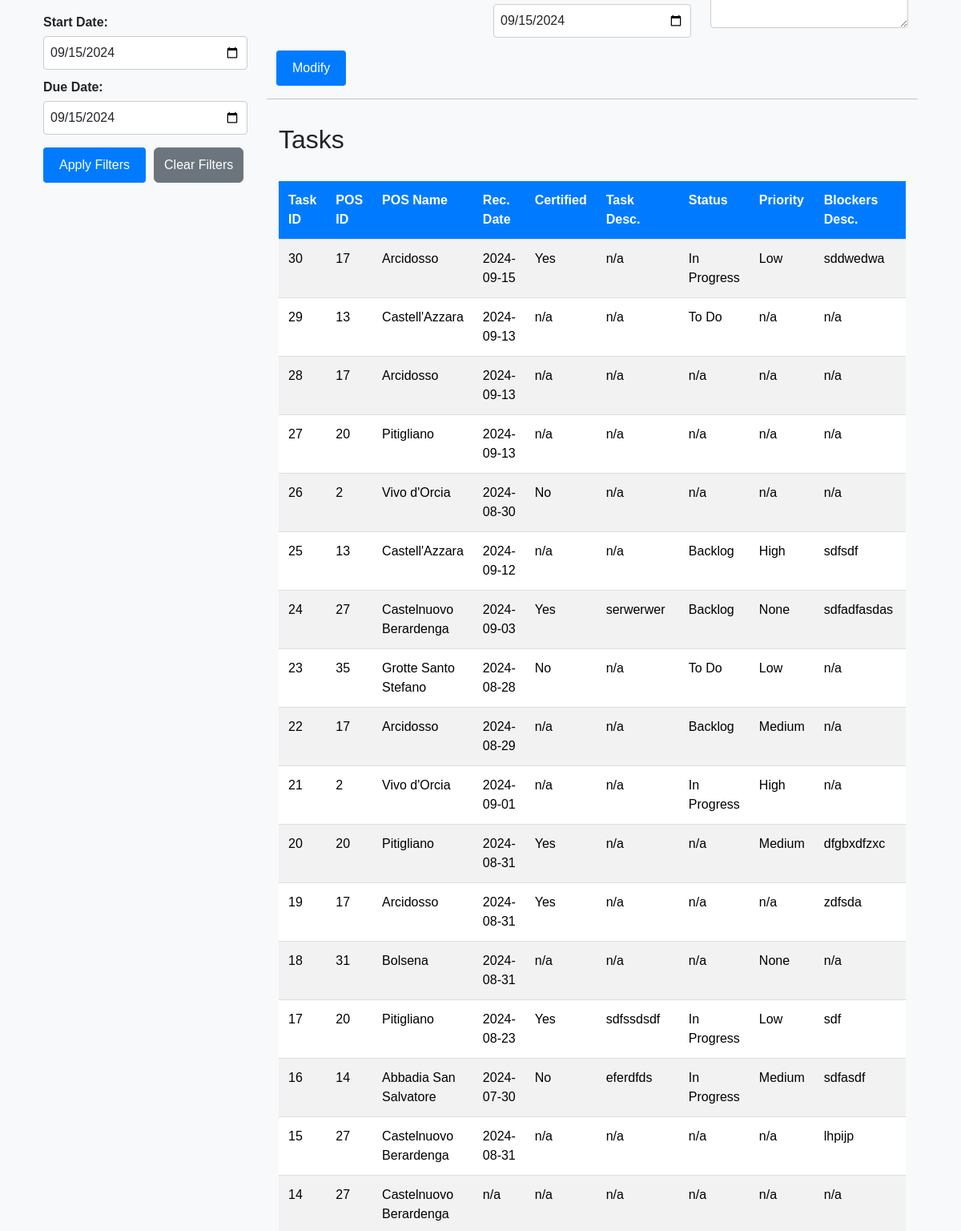
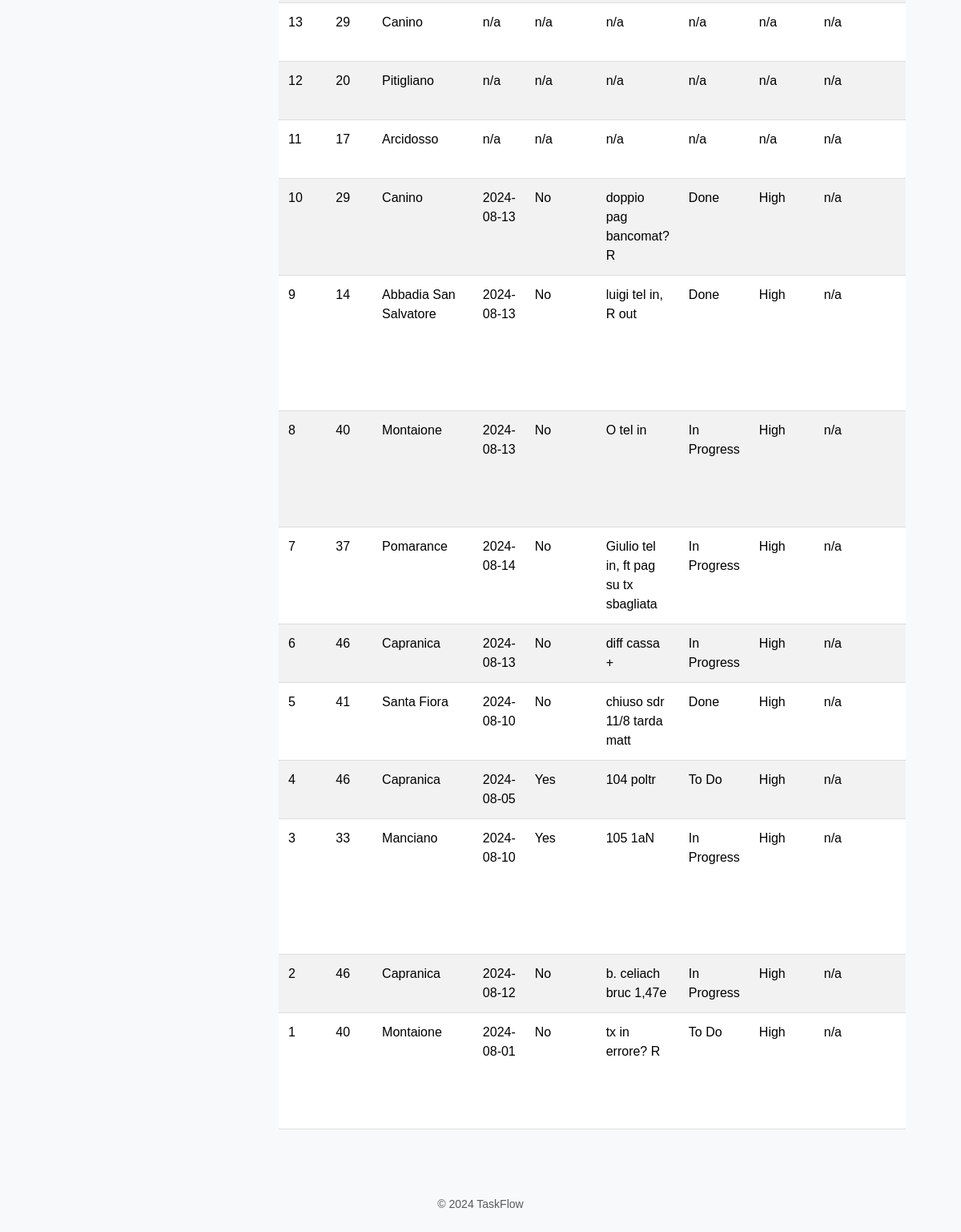
The app's page /modify (signed in, lower part), older data (2 pictures, top to bottom).
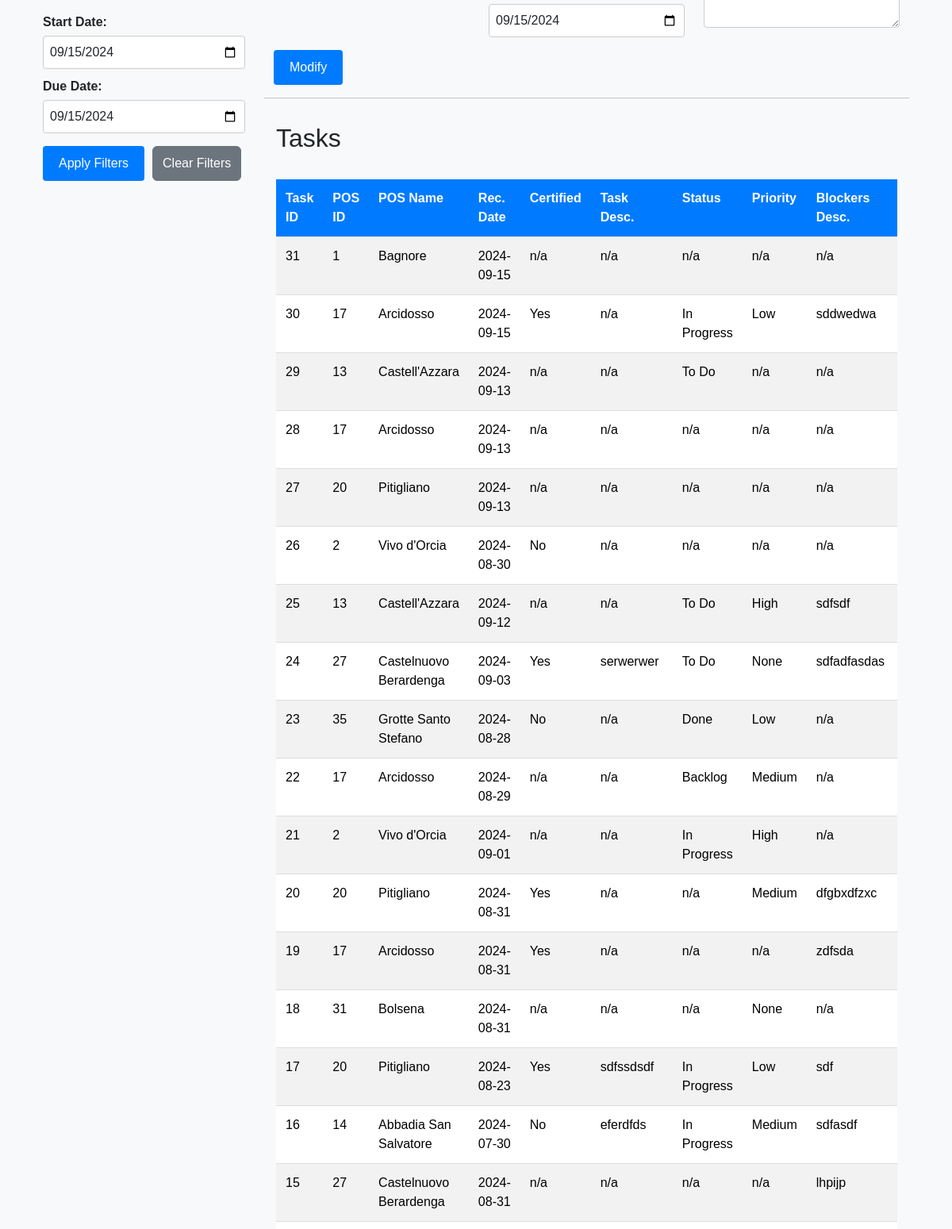
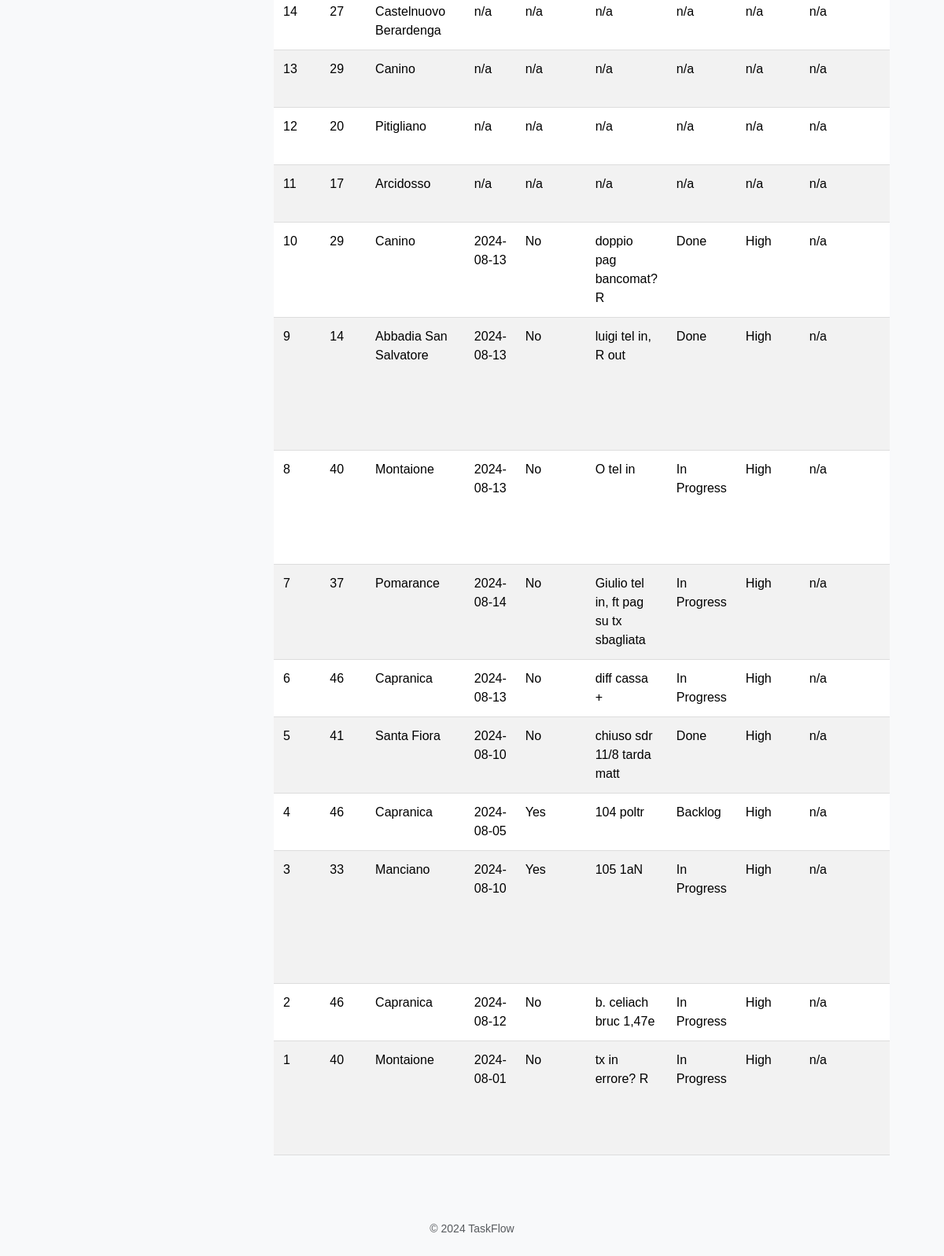
The same page, newer data (2 pictures, top to bottom).
### tables this page shows
CREATE TABLE tasks (
                        task_id INTEGER NOT NULL, 
                        task_desc VARCHAR, 
                        task_status VARCHAR, 
                        task_priority VARCHAR, 
                        task_start_date DATE, 
                        task_due_date DATE, 
                        task_notes VARCHAR, 
                        pos_id INTEGER NOT NULL, 
                        blocker_id INTEGER, 
                        rec_id INTEGER, 
                        PRIMARY KEY (task_id), 
                        CHECK (task_status IN ('Backlog', 'To Do', 'In Progress', 'Done')), 
                        CHECK (task_priority IN ('None', 'Low', 'Medium', 'High')),
                        FOREIGN KEY(pos_id) REFERENCES pos (pos_id),
                        FOREIGN KEY(blocker_id) REFERENCES blockers (blocker_id),
                        FOREIGN KEY(rec_id) REFERENCES rec (rec_id)
                    );

CREATE TABLE pos (
	pos_id INTEGER NOT NULL, 
	pos_name VARCHAR NOT NULL, 
	PRIMARY KEY (pos_id), 
	UNIQUE (pos_name)
);

CREATE TABLE rec (
                        rec_id INTEGER NOT NULL, 
                        rec_date DATE, 
                        rec_certified BOOLEAN, 
                        task_id INTEGER, 
                        pos_id INTEGER, 
                        blocker_id INTEGER, 
                        PRIMARY KEY (rec_id),
                        FOREIGN KEY(task_id) REFERENCES tasks (task_id),
                        FOREIGN KEY(pos_id) REFERENCES pos (pos_id),
                        FOREIGN KEY(blocker_id) REFERENCES blockers (blocker_id)
                    );

CREATE TABLE blockers (
                        blocker_id INTEGER NOT NULL, 
                        blocker_desc VARCHAR, 
                        blocker_responsible VARCHAR, 
                        blocker_resolved BOOLEAN, 
                        blocker_res_date DATE, 
                        pos_id INTEGER, 
                        rec_id INTEGER, 
                        task_id INTEGER, 
                        PRIMARY KEY (blocker_id),
                        FOREIGN KEY(pos_id) REFERENCES pos (pos_id),
                        FOREIGN KEY(rec_id) REFERENCES rec (rec_id),
                        FOREIGN KEY(task_id) REFERENCES tasks (task_id)
                    );

### app.py (the view)
@app.route("/modify", methods=["GET", "POST"])
@login_required
def modify_task():
    if request.method == "POST":
        task_id = request.form.get("task_id")
        pos_id = request.form.get("pos_id")
        reconciliation_date = request.form.get("reconciliation_date") or None
        certified = request.form.get("certified") or None
        description = request.form.get("description") or None
        status = request.form.get("status") or None
        priority = request.form.get("priority") or None
        start_date = request.form.get("start_date") or None
        due_date = request.form.get("due_date") or None
        notes = request.form.get("notes") or None
        blocker_desc = request.form.get("blocker_desc") or None
        blocker_responsible = request.form.get("blocker_responsible") or None
        try:
            if start_date:
                start_date = datetime.strptime(start_date, '%Y-%m-%d').date()
            if due_date:
                due_date = datetime.strptime(due_date, '%Y-%m-%d').date()
            if reconciliation_date:
                reconciliation_date = datetime.strptime(reconciliation_date, '%Y-%m-%d').date()
        except ValueError as e:
            flash("Invalid date format. Please use YYYY-MM-DD.")
            return redirect("/modify")
        if not task_id or not pos_id:
            flash("Task ID and POS ID are required.")
            return redirect("/modify")
        try:
            with engine.connect() as conn:
                task_update = tasks_table.update().where(tasks_table.c.task_id == task_id).values(
                    pos_id=pos_id,
                    task_desc=description,
                    task_status=status,
                    task_priority=priority,
                    task_start_date=start_date,
                    task_due_date=due_date,
                    task_notes=notes
                )
                conn.execute(task_update)
                if blocker_desc or blocker_responsible:
                    blocker_exists = conn.execute(
                        select(blockers_table.c.blocker_id).where(blockers_table.c.task_id == task_id)
                    ).fetchone()
                    if blocker_exists:
                        conn.execute(
                            blockers_table.update().where(blockers_table.c.task_id == task_id).values(
                                blocker_desc=blocker_desc,
                                blocker_responsible=blocker_responsible
                            )
                        )
                    else:
                        conn.execute(
                            blockers_table.insert().values(
                                blocker_desc=blocker_desc,
                                blocker_responsible=blocker_responsible,
                                task_id=task_id,
                                pos_id=pos_id
                            )
                        )
                if reconciliation_date or certified is not None:
                    rec_exists = conn.execute(
                        select(rec_table.c.rec_id).where(rec_table.c.task_id == task_id)
                    ).fetchone()
                    if rec_exists:
                        conn.execute(
                            rec_table.update().where(rec_table.c.task_id == task_id).values(
                                rec_date=reconciliation_date,
                                rec_certified=(certified == 'true') if certified else None
                            )
                        )
                    else:
                        conn.execute(
                            rec_table.insert().values(
                                rec_date=reconciliation_date,
                                rec_certified=(certified == 'true') if certified else None,
                                task_id=task_id,
                                pos_id=pos_id
                            )
                        )
                conn.commit()
            flash("Task modified successfully!")  # Only display success if everything works
            return redirect("/modify")
        except Exception as e:
            logger.error(f"Error modifying task: {traceback.format_exc()}")
            flash("An error occurred while modifying the task.")
            return redirect("/modify")
    else:
        pos_data = fetch_pos_data()
        query = select(
            tasks_table.c.task_id,
            tasks_table.c.task_desc,
            tasks_table.c.task_status,
            tasks_table.c.task_priority,
            tasks_table.c.task_start_date,
            tasks_table.c.task_due_date,
            tasks_table.c.task_notes,
            pos_table.c.pos_id,
            pos_table.c.pos_name,
            rec_table.c.rec_date,
            rec_table.c.rec_certified,
            blockers_table.c.blocker_desc,
            blockers_table.c.blocker_responsible
        ).select_from(
            tasks_table
            .join(pos_table, tasks_table.c.pos_id == pos_table.c.pos_id)
            .outerjoin(rec_table, tasks_table.c.rec_id == rec_table.c.rec_id)
            .outerjoin(blockers_table, tasks_table.c.blocker_id == blockers_table.c.blocker_id)
        ).order_by(desc(tasks_table.c.task_id))
        tasks = engine.connect().execute(query).fetchall()
        formatted_tasks = [format_task(task) for task in tasks]
        return render_template("modify.html", pos_data=pos_data, tasks=formatted_tasks, date=date)

### helpers.py (called while the page is built)
def fetch_pos_data():
    try:
        with engine.connect() as conn:
            pos_data = conn.execute(select(pos_table.c.pos_id, pos_table.c.pos_name)).fetchall()
        return pos_data
    except Exception as e:
        logger.error(f"Error fetching POS data: {traceback.format_exc()}")
        return []

def login_required(f):
    @wraps(f)
    def decorated_function(*args, **kwargs):
        if session.get("user_id") is None:
            return redirect("/login")
        return f(*args, **kwargs)
    return decorated_function

### templates/modify.html (shortened to what this page needs)
{% extends "layout.html" %}
{% block main %}
<div class="container-fluid">
    <div class="row">
        <div class="col-md-3">
            {% include "_sidebar.html" %}
        </div>
        <div class="col-md-9">
            {% include "_modify_form.html" %}
            <hr>
            {% include "_tasks_body.html" %}
        </div>
    </div>
</div>
{% endblock %}

### templates/layout.html (shortened to what this page needs)
<!DOCTYPE html>
<html lang="en">
<head>
    <link href="https://cdn.jsdelivr.net/npm/bootstrap@5.3.3/dist/css/bootstrap.min.css" rel="stylesheet">
    <link href="{{ url_for('static', filename='css/style.css') }}" rel="stylesheet">
</head>
<body>
    <main class="container py-5 text-center">
        {% block main %}{% endblock %}
    </main>
    <footer class="mb-5">
        <p class="mb-3 small text-center text-muted">
            &copy; 2024 TaskFlow
        </p>
    </footer>
</body>
</html>

### templates/_sidebar.html (shortened to what this page needs)
<div class="filter-group mb-4">
    <label for="startDate" class="filter-label">Start Date:</label>
    <input type="date" id="startDate" class="form-control mb-2" value="{{ date.today().strftime('%Y-%m-%d') }}">
    <label for="endDate" class="filter-label">Due Date:</label>
    <input type="date" id="endDate" class="form-control" value="{{ date.today().strftime('%Y-%m-%d') }}">
</div>
<div class="filter-buttons">
    <button id="filterBtn" class="btn btn-primary mb-2">Apply Filters</button>
    <button id="clearFilterBtn" class="btn btn-secondary mb-2">Clear Filters</button>
</div>

### templates/_modify_form.html (shortened to what this page needs)
<form id="modifyTaskForm" method="POST" action="/modify">
    <div class="container-fluid">
        <div class="row">
            <div class="col-md-4">
            </div>
            <div class="col-md-4">
                <div class="mb-3">
                    <input id="due_date" class="form-control" name="due_date" type="date" value="{{ date.today().strftime('%Y-%m-%d') }}">
                </div>
            </div>
            <div class="col-md-4">
                <div class="mb-3">
                    <textarea id="notes" class="form-control" name="notes"></textarea>
                </div>
            </div>
        </div>
        <button class="btn btn-primary" type="submit" id="modifyBtn">Modify</button>
    </div>
</form>

### templates/_tasks_body.html (shortened to what this page needs)
<div class="tasks-wrapper">
    <h2 class="mt-0">Tasks</h2>
    <div class="table-responsive">
        <table class="table table-striped mt-3">
            <thead>
                <tr>
                    <th>Task ID</th>
                    <th>POS ID</th>
                    <th>POS Name</th>
                    <th>Rec. Date</th>
                    <th>Certified</th>
                    <th>Task Desc.</th>
                    <th>Status</th>
                    <th>Priority</th>
                    <th>Blockers Desc.</th>
                    <th>Blockers Resp</th>
                </tr>
            </thead>
            <tbody id="taskTableBody">
                {% for task in tasks %}
                <tr>
                    <td>{{ task.task_id }}</td>
                    <td>{{ task.pos_id }}</td>
                    <td>{{ task.pos_name }}</td>
                    <td>{{ task.rec_date }}</td>
                    <td>{{ task.rec_certified }}</td>
                    <td>{{ task.task_desc }}</td>
                    <td>{{ task.task_status }}</td>
                    <td>{{ task.task_priority }}</td>
                    <td>{{ task.blocker_desc }}</td>
                    <td>{{ task.blocker_responsible }}</td>
                </tr>
                {% endfor %}
            </tbody>
        </table>
    </div>
</div>

### static/css/style.css (style rules this page uses)
body { font-family: Arial, sans-serif !important; background-color: #f8f9fa !important; margin: 0 !important; padding: 0 !important; text-align: left !important; }
.btn-primary { background-color: #007bff !important; border: none !important; color: white !important; padding: 10px 20px !important; border-radius: 4px !important; cursor: pointer !important; text-align: left !important; }
.container { margin-top: 20px !important; text-align: left !important; }
input[type="text"], input[type="password"], textarea, select { width: 100% !important; padding: 8px !important; margin-bottom: 10px !important; border: 1px solid #ccc !important; border-radius: 4px !important; text-align: left !important; }
.table { width: 100% !important; margin-bottom: 20px !important; border-collapse: collapse !important; text-align: left !important; }
.table th, .table td { padding: 12px !important; border-bottom: 1px solid #ddd !important; vertical-align: top !important; white-space: normal !important; }
.table th { background-color: #007bff !important; color: white !important; }
.table-responsive { overflow-x: auto !important; text-align: left !important; }
.tasks-wrapper { padding: 15px !important; text-align: left !important; }
.filter-group { margin-bottom: 16px !important; text-align: left !important; }
.filter-label { display: block !important; margin-bottom: 5px !important; font-weight: bold !important; text-align: left !important; }
.filter-buttons { display: flex !important; gap: 10px !important; text-align: left !important; }
input[type="date"] { width: 100% !important; text-align: left !important; }
.form-control { width: 100% !important; padding: 8px !important; margin-bottom: 10px !important; border: 1px solid #ccc !important; border-radius: 4px !important; text-align: left !important; }
textarea { resize: vertical !important; overflow: auto !important; width: 100% !important; padding: 8px !important; border: 1px solid #ccc !important; border-radius: 4px !important; text-align: left !important; }

Row changes from the older to the newer data that the page shows:
added tasks: task_id "31", pos_id "1", pos_name "Bagnore", rec_date "2024-09-15", rec_certified "n/a", task_desc "n/a", task_status "n/a", task_priority "n/a", blocker_desc "n/a"
changed tasks "sdfsdf": task_status "Backlog" → "To Do"
changed tasks "serwerwer": task_status "Backlog" → "To Do"
changed tasks "Grotte Santo Stefano": task_status "To Do" → "Done"
changed tasks "104 poltr": task_status "To Do" → "Backlog"
changed tasks "tx in errore? R": task_status "To Do" → "In Progress"
